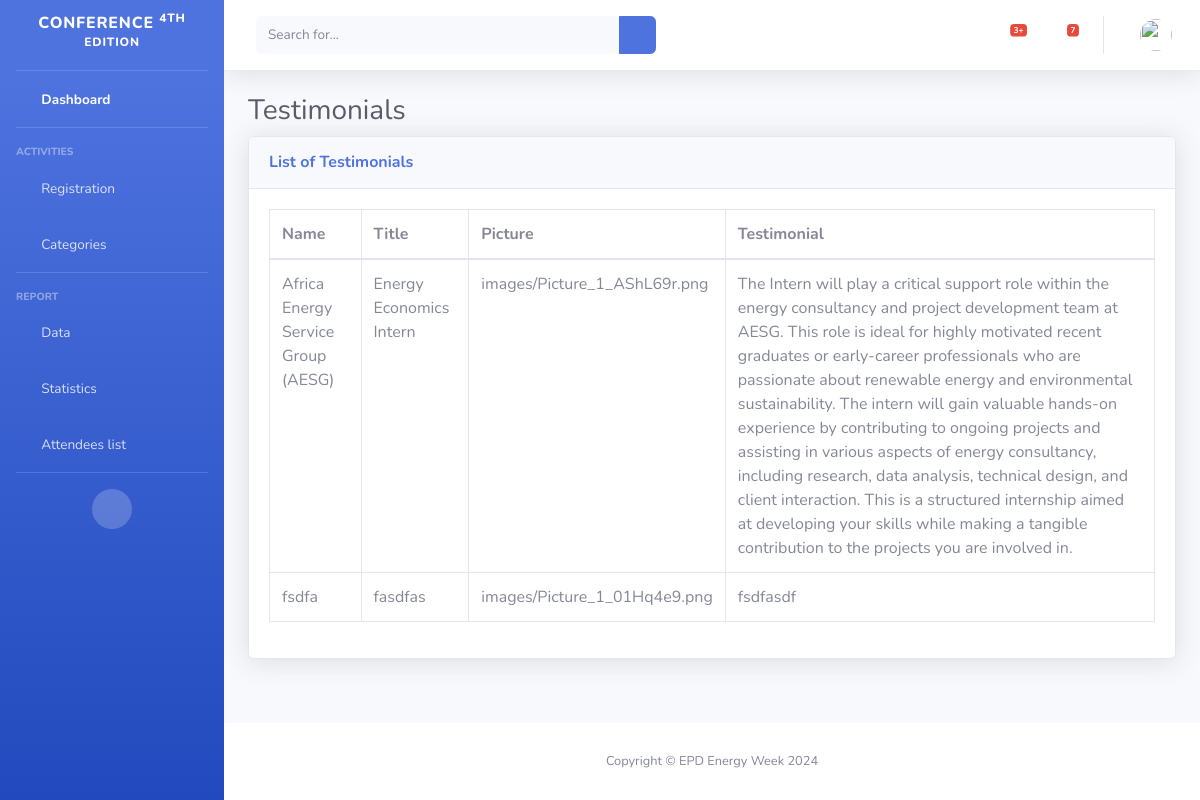
Screenshot of /administration/testimonials_list with the database file from the repository.
### conference_planning/models.py (models this page shows, shortened)
class Testimonial(models.Model):
    names = models.CharField(max_length=200)
    title = models.CharField(max_length=100)
    picture = models.ImageField(upload_to='images/')
    testimony = models.TextField(max_length=10000)

### conference_planning/views.py (the view)
# urls.py: path('testimonials_list', views.testimonials_list.as_view(), name = 'testimonials_list'),
class testimonials_list(ListView):
    template_name = 'conference_planning/administration/testimonials_list.html'
    model = Testimonial
    context_object_name = 'testimonials'

### conference_planning/templates/conference_planning/administration/testimonials_list.html (shortened to what this page needs)
{% load static %}
{% load crispy_forms_tags %}
{% load crispy_forms_filters %}
<!DOCTYPE html>
<html lang="en">
<head>
    <link href="{% static 'administration/vendor/fontawesome-free/css/all.min.css' %}" rel="stylesheet" type="text/css">
    <link href="{% static 'administration/css/sb-admin-2.min.css' %}" rel="stylesheet">
</head>
<body id="page-top">
    <div id="wrapper">
        <ul class="navbar-nav bg-gradient-primary sidebar sidebar-dark accordion" id="accordionSidebar">
            <a class="sidebar-brand d-flex align-items-center justify-content-center" href="{% url 'administration:dashboard' %}">
                <div class="sidebar-brand-text mx-3">Conference <sup>4Th Edition</sup></div>
            </a>
            <hr class="sidebar-divider my-0">
            <li class="nav-item active">
                <a class="nav-link" href="{% url 'administration:dashboard' %}">
                    <i class="fas fa-fw fa-tachometer-alt"></i>
                    <span>Dashboard</span></a>
            </li>
            <hr class="sidebar-divider">
            <div class="sidebar-heading">
                Activities
            </div>
            <li class="nav-item">
                <a class="nav-link collapsed" href="#" data-toggle="collapse" data-target="#collapseTwo"
                    aria-expanded="true" aria-controls="collapseTwo">
                    <i class="fas fa-fw fa-cog"></i>
                    <span>Registration</span>
                </a>
            </li>
            <li class="nav-item">
                <a class="nav-link collapsed" href="#" data-toggle="collapse" data-target="#collapseUtilities"
                    aria-expanded="true" aria-controls="collapseUtilities">
                    <i class="fas fa-fw fa-wrench"></i>
                    <span>Categories</span>
                </a>
            </li>
            <hr class="sidebar-divider">
            <div class="sidebar-heading">
                Report
            </div>
            <li class="nav-item">
                <a class="nav-link collapsed" href="#" data-toggle="collapse" data-target="#collapsePages"
                    aria-expanded="true" aria-controls="collapsePages">
                    <i class="fas fa-fw fa-folder"></i>
                    <span>Data</span>
                </a>
            </li>
            <li class="nav-item">
                <a class="nav-link" href="#">
                    <i class="fas fa-fw fa-chart-area"></i>
                    <span>Statistics</span></a>
            </li>
            <li class="nav-item">
                <a class="nav-link" href="{% url 'administration:attendees' %}">
                    <i class="fas fa-fw fa-table"></i>
                    <span>Attendees list</span></a>
            </li>
            <hr class="sidebar-divider d-none d-md-block">
            <div class="text-center d-none d-md-inline">
                <button class="rounded-circle border-0" id="sidebarToggle"></button>
            </div>
        </ul>
        <div id="content-wrapper" class="d-flex flex-column">
            <div id="content">
                <nav class="navbar navbar-expand navbar-light bg-white topbar mb-4 static-top shadow">
                    <form
                        class="d-none d-sm-inline-block form-inline mr-auto ml-md-3 my-2 my-md-0 mw-100 navbar-search">
                        <div class="input-group">
                            <input type="text" class="form-control bg-light border-0 small" placeholder="Search for..."
                                aria-label="Search" aria-describedby="basic-addon2">
                            <div class="input-group-append">
                                <button class="btn btn-primary" type="button">
                                    <i class="fas fa-search fa-sm"></i>
                                </button>
                            </div>
                        </div>
                    </form>
                    <ul class="navbar-nav ml-auto">
                        <li class="nav-item dropdown no-arrow mx-1">
                            <a class="nav-link dropdown-toggle" href="#" id="alertsDropdown" role="button"
                                data-toggle="dropdown" aria-haspopup="true" aria-expanded="false">
                                <i class="fas fa-bell fa-fw"></i>
                                <span class="badge badge-danger badge-counter">3+</span>
                            </a>
                        </li>
                        <li class="nav-item dropdown no-arrow mx-1">
                            <a class="nav-link dropdown-toggle" href="#" id="messagesDropdown" role="button"
                                data-toggle="dropdown" aria-haspopup="true" aria-expanded="false">
                                <i class="fas fa-envelope fa-fw"></i>
                                <span class="badge badge-danger badge-counter">7</span>
                            </a>
                        </li>
                        <li class="nav-item dropdown no-arrow">
                            <a class="nav-link dropdown-toggle" href="#" id="userDropdown" role="button"
                                data-toggle="dropdown" aria-haspopup="true" aria-expanded="false">
                                <img class="img-profile rounded-circle"
                                    src="{% static 'administration/img/undraw_profile.svg' %}">
                            </a>
                        </li>
                    </ul>
                </nav>
                <div class="container-fluid">
                    <h1 class="h3 mb-2 text-gray-800">Testimonials</h1>
                    <div class="card shadow mb-4">
                        <div class="card-header py-3">
                            <h6 class="m-0 font-weight-bold text-primary">List of Testimonials</h6>
                        </div>
                        <div class="card-body">
                            <div class="table-responsive">
                                <table class="table table-bordered" id="dataTable" width="100%" cellspacing="0">
                                    <thead>
                                        <tr>
                                            <th>Name</th>
                                            <th>Title</th>
                                            <th>Picture</th>
                                            <th>Testimonial</th>
                                        </tr>
                                    </thead>
                                    <tbody>
                                        {% for testimonial in testimonials %}
                                        <tr>
                                            <td>{{ testimonial.names }}</td>
                                            <td>{{ testimonial.title }}</td>
                                            <td>{{ testimonial.picture }}</td>
                                            <td>{{ testimonial.testimony }}</td>
                                        </tr>
                                        {% endfor %}
                                    </tbody>
                                </table>
                            </div>
                        </div>
                    </div>
                </div>
            </div>
            <footer class="sticky-footer bg-white">
                <div class="container my-auto">
                    <div class="copyright text-center my-auto">
                        <span>Copyright &copy; EPD Energy Week 2024</span>
                    </div>
                </div>
            </footer>
        </div>
    </div>
</body>
</html>

### rows the page displays
Testimonial: names "Africa Energy Service Group (AESG)", title "Energy Economics Intern", picture "images/Picture_1_AShL69r.png", testimony "The Intern will play a critical support role within the energy consultancy and project development team at AESG. This role is ideal for highly motivated recent graduates or early-career professionals who are passionate about renewable energy and environmental sustainability. The intern will gain valuable hands-on experience by contributing to ongoing projects and assisting in various aspects of energy consultancy, including research, data analysis, technical design, and client interaction. This is a structured internship aimed at developing your skills while making a tangible contribution to the projects you are involved in."
Testimonial: names "fsdfa", title "fasdfas", picture "images/Picture_1_01Hq4e9.png", testimony "fsdfasdf"
